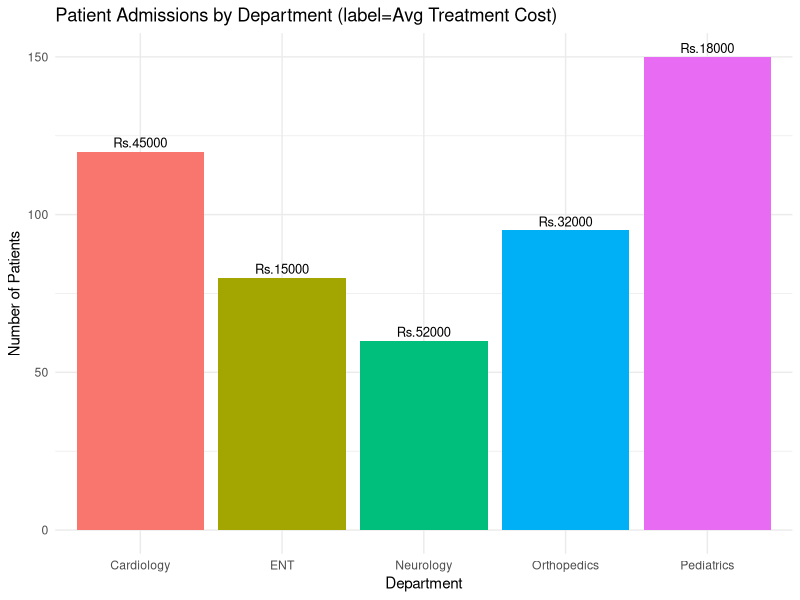

The R source for this figure:
library(ggplot2)

depts <- c('Cardiology','Orthopedics','Pediatrics','Neurology','ENT')
patients <- c(120,95,150,60,80)
cost <- c(45000,32000,18000,52000,15000)
df3 <- data.frame(Department=depts, Patients=patients, Cost=cost)

ggplot(df3, aes(x=Department, y=Patients, fill=Department)) +
  geom_col() +
  geom_text(aes(label=paste0("Rs.", Cost)), vjust=-0.4, size=3.3) +
  labs(title="Patient Admissions by Department (label=Avg Treatment Cost)",
       y="Number of Patients") +
  theme_minimal() +
  theme(legend.position="none")
